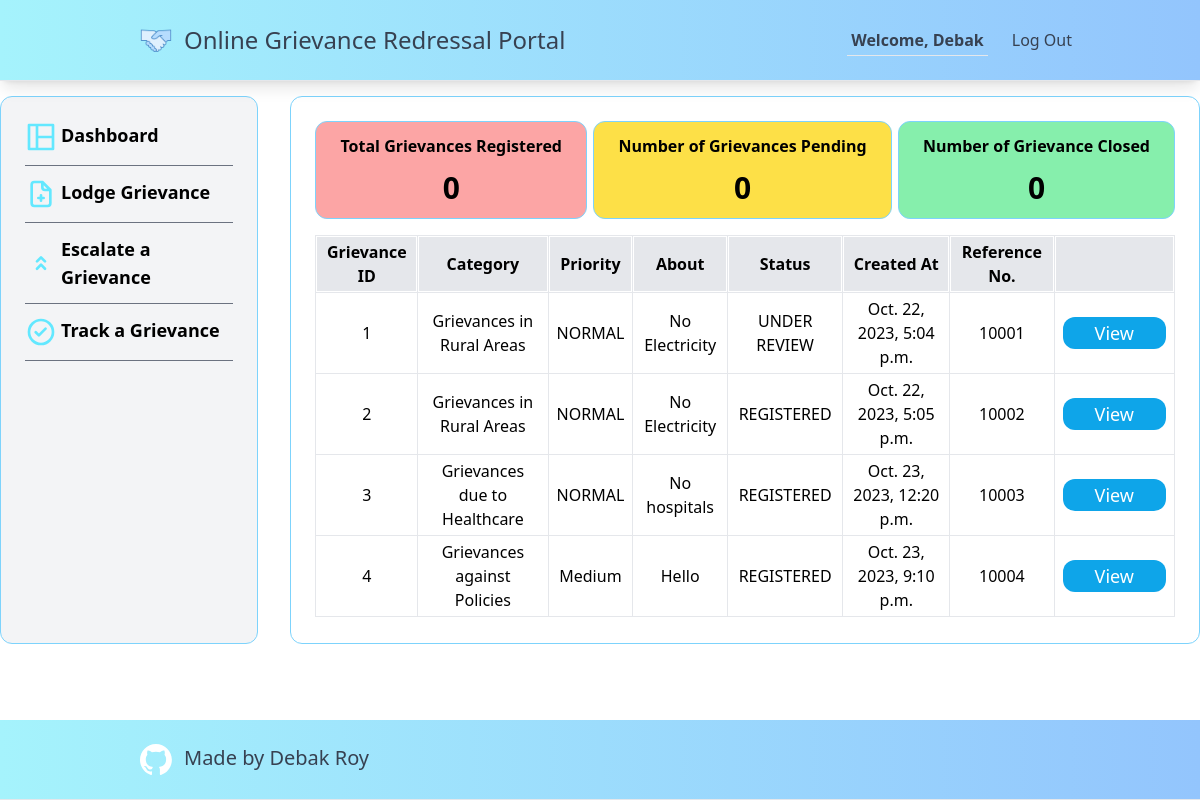
The page /register_grievance (signed in) on the database as committed earlier.
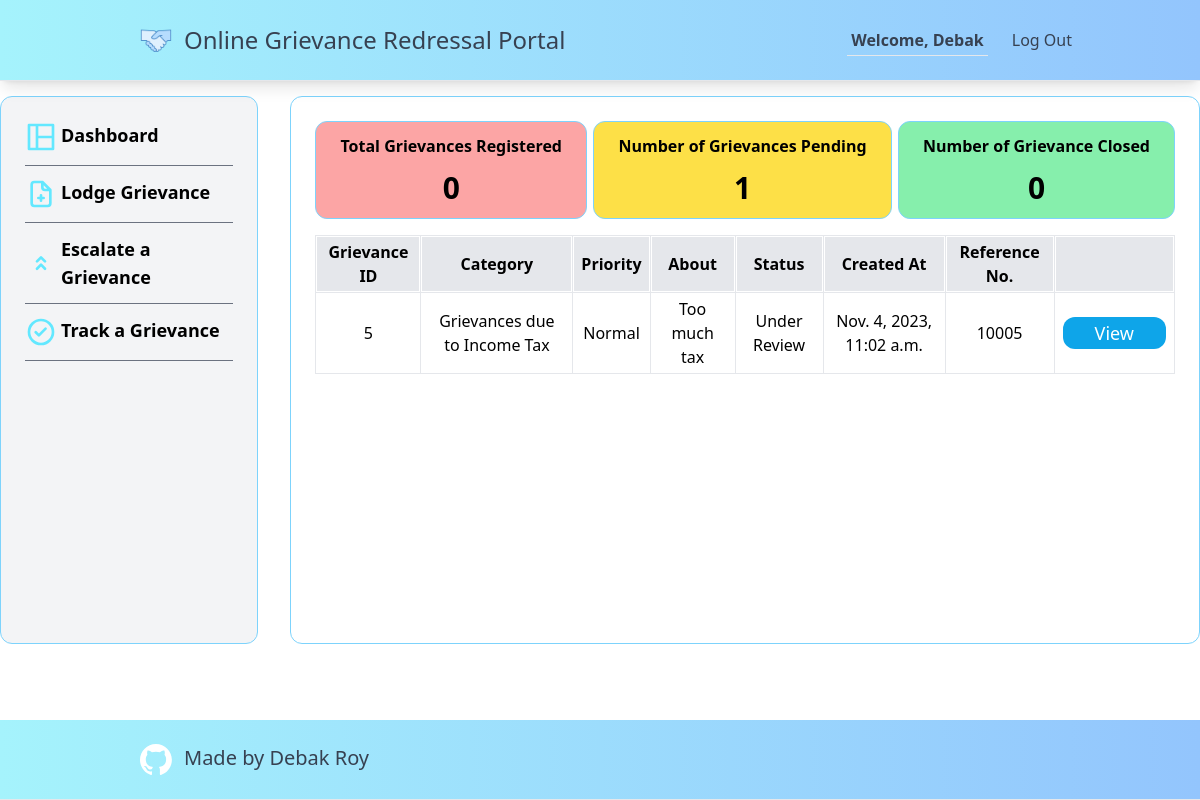
The same page on the database as committed later.
### app/models.py (models this page shows, shortened)
class Grievance(models.Model):
    user = models.ForeignKey(User, on_delete=models.CASCADE, related_name='user')
    category = models.CharField(max_length=100)
    priority = models.CharField(max_length=100, choices=PRIORITY_CHOICES, default="Normal")
    details = models.CharField(max_length=2000)
    about = models.CharField(max_length=500, default="No Value")
    status = models.CharField(max_length=100, choices=STATUS_CHOICES, default="Registered")
    created_at = models.DateTimeField(auto_now_add=True)
    ref_no = models.IntegerField(default=100)
    handler_response = models.CharField(max_length=500, default="")
    satisfied = models.BooleanField(default=False)

### app/views.py (the view)
# urls.py: path("register_grievance", views.register_grievance, name="register_grievance"),
def register_grievance(request): #dashboard
    registered = Grievance.objects.filter(status="Registered", user=request.user)
    underReview = Grievance.objects.filter(status="Under Review", user=request.user)
    closed = Grievance.objects.filter(status="Closed", user=request.user)
    nreg = len(registered)
    nureview = len(underReview)
    nclose = len(closed)
    grievances = Grievance.objects.filter(user=request.user)
    all_grievances = Grievance.objects.all().order_by("priority");
    return render(request, 'app/registerGrievance.html', {
        "registerd": registered,
        "underReview": underReview,
        "closed": closed,
        "count_reg": nreg,
        "count_review": nureview,
        "count_closed": nclose,
        "grievances": grievances,
        "all_grievances": all_grievances,
    })

### app/templates/app/registerGrievance.html
{% extends 'app/dash_base.html' %}
{% load static %}
{% block content %}
    <div class="p-6 mx-auto flex flex-col border border-sky-300 rounded-xl">
        {% if not request.user.handler %}
            <div class="flex justify-between">
                <div class="font-semibold py-3 px-6 border border-sky-300 bg-red-300 rounded-xl">Total Grievances Registered <br><p class="text-center mt-3 text-3xl">{{ count_reg }}</p></div>
                <div class="font-semibold py-3 px-6 border border-sky-300 bg-yellow-300 rounded-xl">Number of Grievances Pending <br><p class="text-center mt-3 text-3xl">{{ count_review }}</p></div>
                <div class="font-semibold py-3 px-6 border border-sky-300 bg-green-300 rounded-xl">Number of Grievance Closed <br><p class="text-center mt-3 text-3xl">{{ count_closed }}</p></div>
            </div>
        {% endif %}
        {% include 'app/table.html' %}
    </div>
{% endblock %}

### app/templates/app/table.html (shortened to what this page needs)
{% block table %}
   <div class="mt-4 h-96 overflow-y-scroll overflow-x-auto">
       <table class="table-auto border border-collapse text-center">
           <thead class="sticky top-0">
               <tr>
                  <th class="py-1 px-2 bg-gray-200 font-semibold border">Grievance ID</th>
                  <th class="py-1 px-2 bg-gray-200 font-semibold border">Category</th>
                  <th class="py-1 px-2 bg-gray-200 font-semibold border">Priority</th>
                  <th class="py-1 px-2 bg-gray-200 font-semibold border">About</th>
                  <th class="py-1 px-2 bg-gray-200 font-semibold border">Status</th>
                  <th class="py-1 px-2 bg-gray-200 font-semibold border">Created At</th>
                  <th class="py-1 px-2 bg-gray-200 font-semibold border">Reference No.</th>
                  <th class="py-1 px-2 bg-gray-200 font-semibold border"></th>
               </tr>
           </thead>
            <tbody>
                {% if request.user.handler %}
                    {% for grievance in all_grievances %}
                        <tr>
                            <td class="py-1 px-2 border">{{ grievance.id }}</td>
                            <td class="py-1 px-2 border">{{ grievance.user.username }}</td>
                            <td class="py-1 px-2 border">{{ grievance.category }}</td>
                            <td class="py-1 px-2 border">{{ grievance.priority }}</td>
                            <td class="py-1 px-2 border">{{ grievance.about }}</td>
                            <td class="py-1 px-2 border">{{ grievance.status }}</td>
                            <td class="py-1 px-2 border">{{ grievance.created_at }}</td>
                            <td class="py-1 px-2 border">{{ grievance.ref_no }}</td>
                            <td class="py-1 px-2 border"><a href="{% url 'grievance_detail' grievance.ref_no%}" class="py-1 px-8 text-lg bg-sky-500 hover:bg-sky-700 rounded-xl text-white">View</a></td>
                        </tr>
                    {% endfor %}
                {% else %}
                    {% for grievance in grievances %}
                        <tr>
                            <td class="py-1 px-2 border">{{ grievance.id }}</td>
                            <td class="py-1 px-2 border">{{ grievance.category }}</td>
                            <td class="py-1 px-2 border">{{ grievance.priority }}</td>
                            <td class="py-1 px-2 border">{{ grievance.about }}</td>
                            <td class="py-1 px-2 border">{{ grievance.status }}</td>
                            <td class="py-1 px-2 border">{{ grievance.created_at }}</td>
                            <td class="py-1 px-2 border">{{ grievance.ref_no }}</td>
                            <td class="py-1 px-2 border"><a href="{% url 'grievance_detail' grievance.ref_no%}" class="py-1 px-8 text-lg bg-sky-500 hover:bg-sky-700 rounded-xl text-white">View</a></td>
                        </tr>
                    {% endfor %}
                {% endif %}
            </tbody>
        </table>
    </div>
{% endblock %}

Rows that differ between the two databases and show on the page:
removed Grievance: id "1", category "Grievances in Rural Areas", priority "NORMAL", about "No Electricity", status "UNDER REVIEW", created_at "Oct. 22, 2023, 5:04 p.m.", ref_no "10001"
removed Grievance: id "2", category "Grievances in Rural Areas", priority "NORMAL", about "No Electricity", status "REGISTERED", created_at "Oct. 22, 2023, 5:05 p.m.", ref_no "10002"
removed Grievance: id "3", category "Grievances due to Healthcare", priority "NORMAL", about "No hospitals", status "REGISTERED", created_at "Oct. 23, 2023, 12:20 p.m.", ref_no "10003"
removed Grievance: id "4", category "Grievances against Policies", priority "Medium", about "Hello", status "REGISTERED", created_at "Oct. 23, 2023, 9:10 p.m.", ref_no "10004"
added Grievance: id "5", category "Grievances due to Income Tax", priority "Normal", about "Too much tax", status "Under Review", created_at "Nov. 4, 2023, 11:02 a.m.", ref_no "10005"
Other text that changed with them:
{{ count_review }}: "0" → "1"
